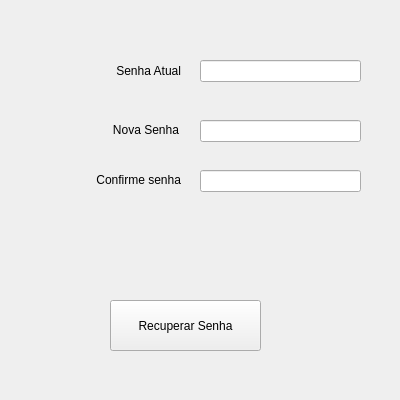
<?xml version="1.0" encoding="UTF-8"?>
<ui version="4.0">
 <class>MainWindow</class>
 <widget class="QMainWindow" name="MainWindow">
  <property name="geometry">
   <rect>
    <x>0</x>
    <y>0</y>
    <width>400</width>
    <height>400</height>
   </rect>
  </property>
  <property name="windowTitle">
   <string>trocar senha</string>
  </property>
  <widget class="QWidget" name="centralwidget">
   <widget class="QPushButton" name="ChangeButton">
    <property name="geometry">
     <rect>
      <x>110</x>
      <y>300</y>
      <width>151</width>
      <height>51</height>
     </rect>
    </property>
    <property name="text">
     <string>Recuperar Senha</string>
    </property>
   </widget>
   <widget class="QLineEdit" name="SenhaAtualInput">
    <property name="geometry">
     <rect>
      <x>200</x>
      <y>60</y>
      <width>161</width>
      <height>22</height>
     </rect>
    </property>
   </widget>
   <widget class="QLineEdit" name="NovaSenhaInput">
    <property name="geometry">
     <rect>
      <x>200</x>
      <y>120</y>
      <width>161</width>
      <height>22</height>
     </rect>
    </property>
   </widget>
   <widget class="QLabel" name="EmailLabel">
    <property name="geometry">
     <rect>
      <x>70</x>
      <y>60</y>
      <width>111</width>
      <height>21</height>
     </rect>
    </property>
    <property name="text">
     <string>Senha Atual</string>
    </property>
    <property name="alignment">
     <set>Qt::AlignRight|Qt::AlignTrailing|Qt::AlignVCenter</set>
    </property>
   </widget>
   <widget class="QLabel" name="NomeLabel">
    <property name="geometry">
     <rect>
      <x>98</x>
      <y>120</y>
      <width>81</width>
      <height>20</height>
     </rect>
    </property>
    <property name="text">
     <string>Nova Senha</string>
    </property>
    <property name="alignment">
     <set>Qt::AlignRight|Qt::AlignTrailing|Qt::AlignVCenter</set>
    </property>
   </widget>
   <widget class="QLabel" name="ErroInput">
    <property name="geometry">
     <rect>
      <x>80</x>
      <y>250</y>
      <width>211</width>
      <height>20</height>
     </rect>
    </property>
    <property name="text">
     <string/>
    </property>
   </widget>
   <widget class="QLabel" name="NomeLabel_2">
    <property name="geometry">
     <rect>
      <x>80</x>
      <y>170</y>
      <width>101</width>
      <height>20</height>
     </rect>
    </property>
    <property name="text">
     <string>Confirme senha</string>
    </property>
    <property name="alignment">
     <set>Qt::AlignRight|Qt::AlignTrailing|Qt::AlignVCenter</set>
    </property>
   </widget>
   <widget class="QLineEdit" name="confirmaSenhaInput">
    <property name="geometry">
     <rect>
      <x>200</x>
      <y>170</y>
      <width>161</width>
      <height>22</height>
     </rect>
    </property>
   </widget>
  </widget>
 </widget>
 <resources/>
 <connections/>
</ui>
